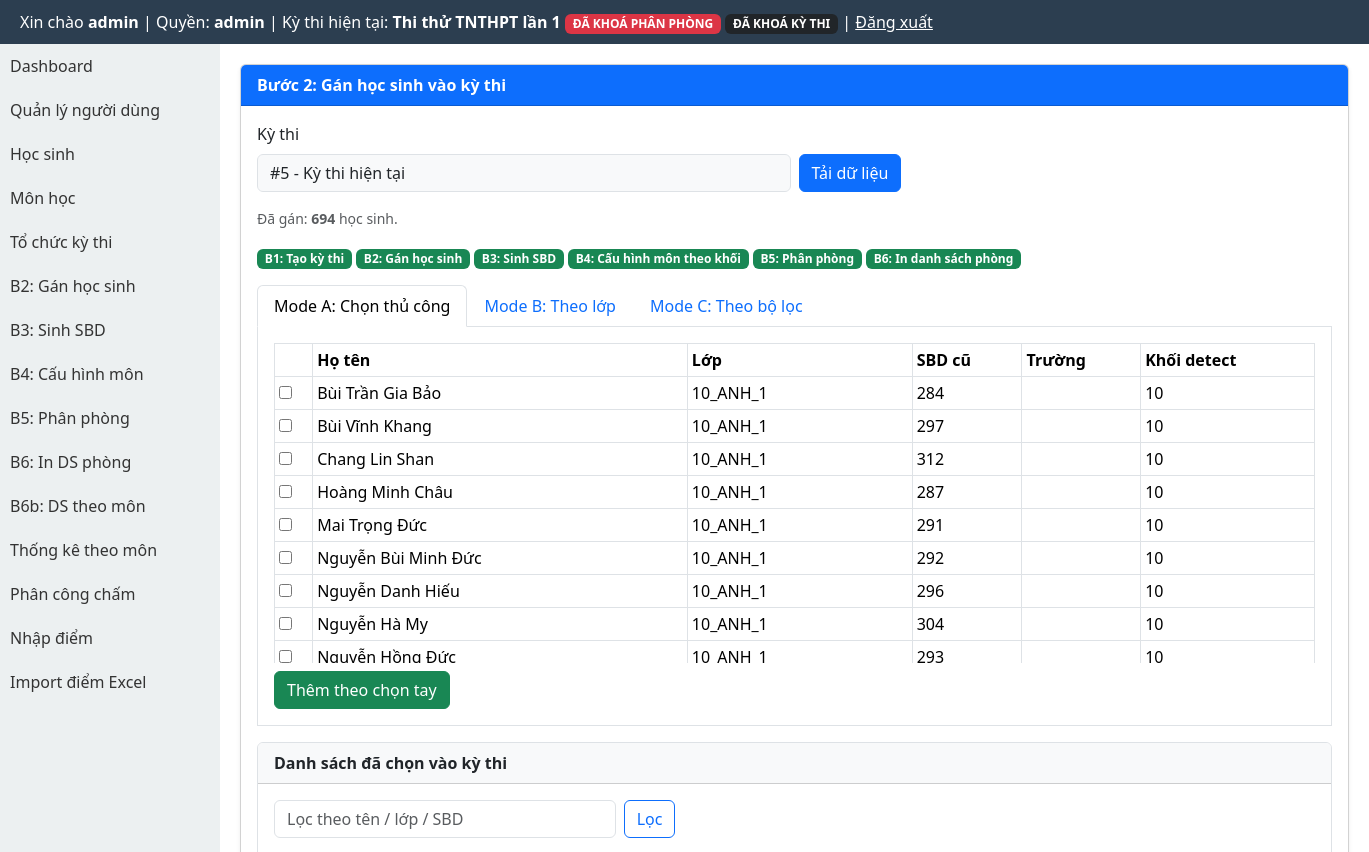
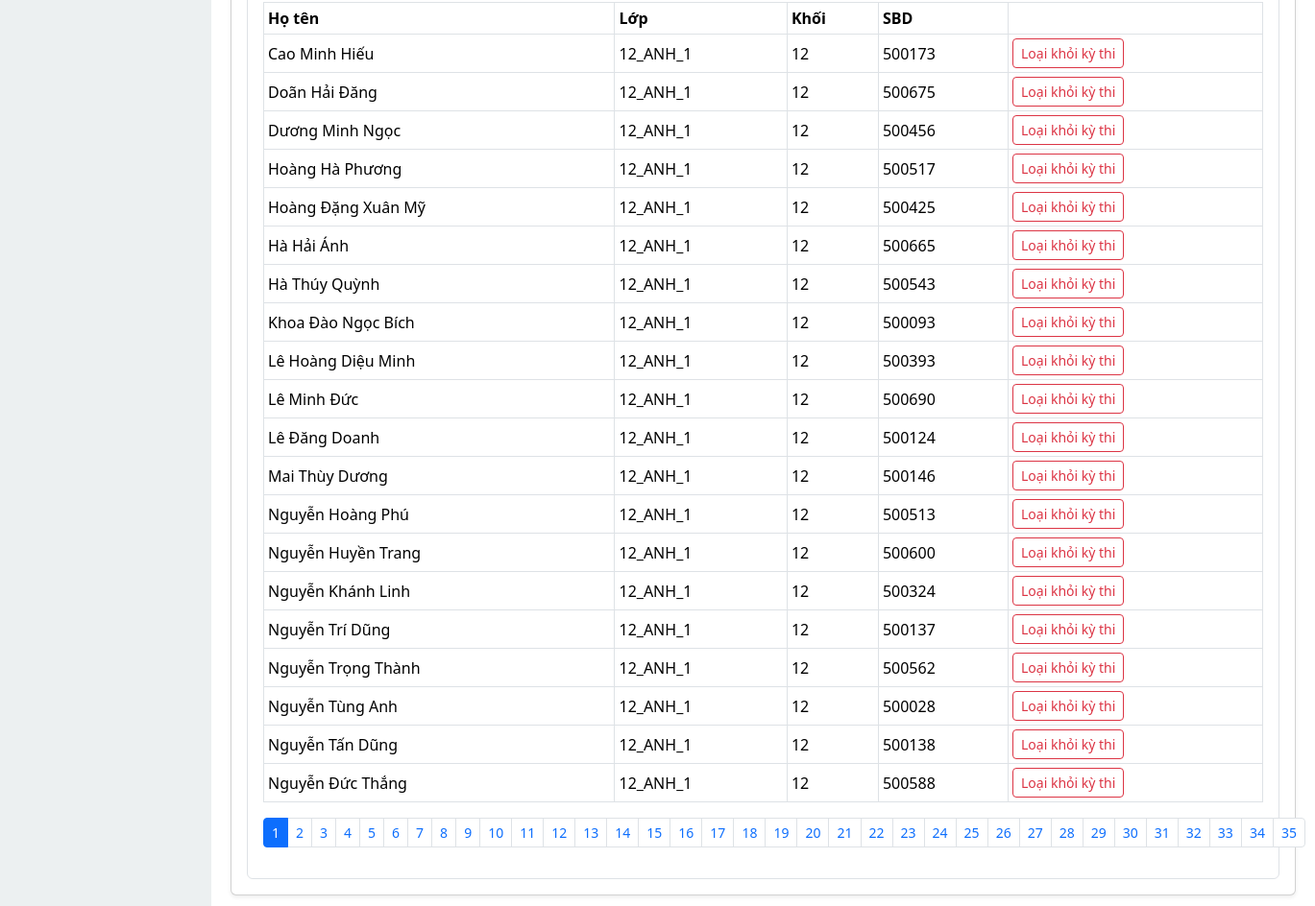
Page /modules/exams/assign_students.php (signed in) on the committed database (2 pictures, top to bottom).
### tables this page shows
CREATE TABLE exams (
  id INTEGER PRIMARY KEY AUTOINCREMENT,
  ten_ky_thi TEXT,
  nam INTEGER,
  ngay_thi TEXT
, distribution_locked INTEGER DEFAULT 0, rooms_locked INTEGER DEFAULT 0, exam_locked INTEGER DEFAULT 0, deleted_at TEXT, is_default INTEGER DEFAULT 0, exam_mode INTEGER DEFAULT 1);

CREATE TABLE students (
  id INTEGER PRIMARY KEY AUTOINCREMENT,
  sbd TEXT UNIQUE,
  hoten TEXT,
  ngaysinh TEXT,
  lop TEXT,
  truong TEXT
);

### layout/header.php (called while the page is built, shortened)
<?php
require_once BASE_PATH . '/templates/header.php';

### core/auth.php (called while the page is built, shortened)
<?php
function normalize_role(?string $role): string {
    $normalized = strtolower(trim((string) $role));
    return match ($normalized) {
        'score_entry', 'score-input', 'score_input', 'nhapdiem', 'nhap_diem' => 'scorer',
        'exam_manager', 'quanlythi', 'exam-manager' => 'organizer',
        default => $normalized,
    };
}
function current_user_role(): string {
    $sessionRole = $_SESSION['role'] ?? null;
    if (is_string($sessionRole) && trim($sessionRole) !== '') {
        return normalize_role($sessionRole);
    }
    $userRole = $_SESSION['user']['role'] ?? null;
    return normalize_role(is_string($userRole) ? $userRole : '');
}

### modules/exams/exam_context_helper.php (called while the page is built, shortened)
<?php
function ensureExamLockColumns(PDO $pdo): void
{
    $cols = array_column($pdo->query('PRAGMA table_info(exams)')->fetchAll(PDO::FETCH_ASSOC), 'name');
}
function getCurrentExam(): ?array
{
    global $pdo;
    $cols = array_column($pdo->query('PRAGMA table_info(exams)')->fetchAll(PDO::FETCH_ASSOC), 'name');
    $hasDeletedAt = in_array('deleted_at', $cols, true);
    $activeWhere = $hasDeletedAt ? '(deleted_at IS NULL OR trim(deleted_at) = "")' : '1=1';
    $defaultStmt = $pdo->query('SELECT * FROM exams WHERE ' . $activeWhere . ' AND is_default = 1 ORDER BY id DESC LIMIT 1');
    $defaultExam = $defaultStmt ? $defaultStmt->fetch(PDO::FETCH_ASSOC) : false;
    if (is_array($defaultExam)) {
        return $defaultExam;
    }
}
function getCurrentExamId(): int
{
    $exam = getCurrentExam();
    return (int) ($exam['id'] ?? 0);
}
function getCurrentExamInfo(): ?array
{
    $exam = getCurrentExam();
    global $pdo;
    ensureExamLockColumns($pdo);
    return [
        'id' => (int) ($exam['id'] ?? 0),
        'ten_ky_thi' => (string) ($exam['ten_ky_thi'] ?? ''),
        'distribution_locked' => (int) ($exam['distribution_locked'] ?? 0),
        'rooms_locked' => (int) ($exam['rooms_locked'] ?? 0),
        'exam_locked' => (int) ($exam['exam_locked'] ?? 0),
    ];
}

### modules/exams/_common.php (called while the page is built, shortened)
<?php
require_once BASE_PATH . '/core/auth.php';
require_once BASE_PATH . '/core/db.php';
require_once BASE_PATH . '/modules/exams/exam_context_helper.php';
function exams_resolve_current_exam_from_request(): int
{
    return getCurrentExamId();
}
function detectGradeFromClassName(string $className): ?string
{
    if (preg_match('/(\d+)/', $className, $matches) === 1) {
        return $matches[1];
    }
    return null;
}
function exams_wizard_steps(PDO $pdo, int $examId): array
{
    $countStudents = (int) $pdo->query('SELECT COUNT(*) FROM exam_students WHERE exam_id = ' . $examId . ' AND subject_id IS NULL')->fetchColumn();
    $countSbd = (int) $pdo->query('SELECT COUNT(*) FROM exam_students WHERE exam_id = ' . $examId . ' AND subject_id IS NULL AND sbd IS NOT NULL AND sbd <> ""')->fetchColumn();
    $countConfigs = (int) $pdo->query('SELECT COUNT(*) FROM exam_subject_config WHERE exam_id = ' . $examId)->fetchColumn();
    $countRooms = (int) $pdo->query('SELECT COUNT(*) FROM rooms WHERE exam_id = ' . $examId)->fetchColumn();
    return [
        1 => ['label' => 'Tạo kỳ thi', 'done' => true, 'url' => '/index.php'],
        2 => ['label' => 'Gán học sinh', 'done' => $countStudents > 0],
        3 => ['label' => 'Sinh SBD', 'done' => $countStudents > 0 && $countSbd === $countStudents],
        4 => ['label' => 'Cấu hình môn theo khối', 'done' => $countConfigs > 0],
        5 => ['label' => 'Phân phòng', 'done' => $countRooms > 0],
        6 => ['label' => 'In danh sách phòng', 'done' => $countRooms > 0],
    ];
}

### modules/exams/assign_students.php (the view, shortened to what this page needs)
<?php
require_once BASE_PATH . '/modules/exams/_common.php';
$examId = exams_resolve_current_exam_from_request();
$fixedExamContext = getCurrentExamId() > 0;
$activeTab = (string) ($_GET['tab'] ?? $_POST['tab'] ?? 'manual');
$searchAssigned = trim((string) ($_GET['q_assigned'] ?? ''));
$page = max(1, (int) ($_GET['page'] ?? 1));
$perPage = 20;
$students = [];
if ($examId > 0) {
    $stmt = $pdo->query('SELECT id, sbd, hoten, lop, truong FROM students ORDER BY lop, hoten LIMIT 500');
    $students = $stmt->fetchAll(PDO::FETCH_ASSOC);
}
$assignedCount = 0;
$selectedRows = [];
$totalSelected = 0;
if ($examId > 0) {
    $assignedCount = (int) $pdo->query('SELECT COUNT(*) FROM exam_students WHERE exam_id = ' . $examId . ' AND subject_id IS NULL')->fetchColumn();
    $where = ' WHERE es.exam_id = :exam_id AND es.subject_id IS NULL';
    $params = [':exam_id' => $examId];
    $countStmt = $pdo->prepare('SELECT COUNT(*) FROM exam_students es INNER JOIN students s ON s.id = es.student_id' . $where);
    $countStmt->execute($params);
    $totalSelected = (int) $countStmt->fetchColumn();
    $offset = ($page - 1) * $perPage;
    $listStmt = $pdo->prepare('SELECT es.student_id, es.khoi, es.lop, es.sbd, s.hoten
        FROM exam_students es
        INNER JOIN students s ON s.id = es.student_id' . $where . '
        ORDER BY es.lop, s.hoten
        LIMIT :limit OFFSET :offset');
    foreach ($params as $k => $v) {
        $listStmt->bindValue($k, $v);
    }
    $listStmt->bindValue(':limit', $perPage, PDO::PARAM_INT);
    $listStmt->bindValue(':offset', $offset, PDO::PARAM_INT);
    $listStmt->execute();
    $selectedRows = $listStmt->fetchAll(PDO::FETCH_ASSOC);
}
$totalPages = max(1, (int) ceil($totalSelected / $perPage));
$wizard = $examId > 0 ? exams_wizard_steps($pdo, $examId) : [];
require_once BASE_PATH . '/layout/header.php';
?>
<link href="https://cdn.jsdelivr.net/npm/bootstrap@5.3.3/dist/css/bootstrap.min.css" rel="stylesheet">
<div style="display:flex;min-height:calc(100vh - 44px);">
    <?php require_once BASE_PATH . '/layout/sidebar.php'; ?>
    <div style="flex:1;padding:20px;min-width:0;">
        <div class="card shadow-sm">
            <div class="card-header bg-primary text-white"><strong>Bước 2: Gán học sinh vào kỳ thi</strong></div>
            <div class="card-body">
                <form method="get" class="row g-2 mb-3">
                    <div class="col-md-6">
                        <label class="form-label">Kỳ thi</label>
                        <?php if ($fixedExamContext): ?><div class="form-control bg-light">#<?= $examId ?> - Kỳ thi hiện tại</div><?php endif; ?>
                    </div>
                    <div class="col-md-3 align-self-end"><button class="btn btn-primary" type="submit">Tải dữ liệu</button></div>
                </form>
                <?php if ($examId > 0): ?>
                    <div class="mb-3 small text-muted">Đã gán: <strong><?= $assignedCount ?></strong> học sinh.</div>
                    <div class="mb-3"><?php foreach ($wizard as $index => $step): ?><span class="badge <?= $step['done'] ? 'bg-success' : 'bg-secondary' ?> me-1">B<?= $index ?>: <?= htmlspecialchars($step['label'], ENT_QUOTES, 'UTF-8') ?></span><?php endforeach; ?></div>
                    <ul class="nav nav-tabs" role="tablist">
                        <li class="nav-item"><button class="nav-link <?= $activeTab === 'manual' ? 'active' : '' ?>" data-bs-toggle="tab" data-bs-target="#tab-manual" type="button">Mode A: Chọn thủ công</button></li>
                        <li class="nav-item"><button class="nav-link <?= $activeTab === 'class' ? 'active' : '' ?>" data-bs-toggle="tab" data-bs-target="#tab-class" type="button">Mode B: Theo lớp</button></li>
                        <li class="nav-item"><button class="nav-link <?= $activeTab === 'filter' ? 'active' : '' ?>" data-bs-toggle="tab" data-bs-target="#tab-filter" type="button">Mode C: Theo bộ lọc</button></li>
                    </ul>
                    <div class="tab-content border border-top-0 p-3 mb-3">
                        <div class="tab-pane fade <?= $activeTab === 'manual' ? 'show active' : '' ?>" id="tab-manual">
                            <form method="post">
                                <div class="table-responsive" style="max-height:320px;overflow:auto;">
                                    <table class="table table-sm table-bordered">
                                        <thead><tr><th></th><th>Họ tên</th><th>Lớp</th><th>SBD cũ</th><th>Trường</th><th>Khối detect</th></tr></thead>
                                        <tbody>
                                        <?php foreach ($students as $s): ?>
                                            <?php $khoi = detectGradeFromClassName((string) ($s['lop'] ?? '')) ?? 'N/A'; ?>
                                            <tr>
                                                <td><input type="checkbox" name="student_ids[]" value="<?= (int) $s['id'] ?>"></td>
                                                <td><?= htmlspecialchars((string) $s['hoten'], ENT_QUOTES, 'UTF-8') ?></td>
                                                <td><?= htmlspecialchars((string) $s['lop'], ENT_QUOTES, 'UTF-8') ?></td>
                                                <td><?= htmlspecialchars((string) $s['sbd'], ENT_QUOTES, 'UTF-8') ?></td>
                                                <td><?= htmlspecialchars((string) $s['truong'], ENT_QUOTES, 'UTF-8') ?></td>
                                                <td><?= htmlspecialchars($khoi, ENT_QUOTES, 'UTF-8') ?></td>
                                            </tr>
                                        <?php endforeach; ?>
                                        </tbody>
                                    </table>
                                </div>
                                <button class="btn btn-success mt-2" type="submit">Thêm theo chọn tay</button>
                            </form>
                        </div>
                    </div>
                    <div class="card border">
                        <div class="card-header bg-light"><strong>Danh sách đã chọn vào kỳ thi</strong></div>
                        <div class="card-body">
                            <form method="get" class="row g-2 mb-3">
                                <div class="col-md-4"><input class="form-control" name="q_assigned" value="<?= htmlspecialchars($searchAssigned, ENT_QUOTES, 'UTF-8') ?>" placeholder="Lọc theo tên / lớp / SBD"></div>
                                <div class="col-md-2"><button class="btn btn-outline-primary" type="submit">Lọc</button></div>
                            </form>
                            <div class="table-responsive">
                                <table class="table table-sm table-bordered align-middle">
                                    <thead><tr><th>Họ tên</th><th>Lớp</th><th>Khối</th><th>SBD</th><th></th></tr></thead>
                                    <tbody>
                                    <?php if (empty($selectedRows)): ?>
                                        <tr><td colspan="5" class="text-center">Chưa có học sinh được gắn.</td></tr>
                                    <?php else: foreach ($selectedRows as $r): ?>
                                        <tr>
                                            <td><?= htmlspecialchars((string) ($r['hoten'] ?? ''), ENT_QUOTES, 'UTF-8') ?></td>
                                            <td><?= htmlspecialchars((string) ($r['lop'] ?? ''), ENT_QUOTES, 'UTF-8') ?></td>
                                            <td><?= htmlspecialchars((string) ($r['khoi'] ?? ''), ENT_QUOTES, 'UTF-8') ?></td>
                                            <td><?= htmlspecialchars((string) ($r['sbd'] ?? ''), ENT_QUOTES, 'UTF-8') ?></td>
                                            <td>
                                                <form method="post" onsubmit="return confirm('Loại học sinh này khỏi kỳ thi?')">
                                                    <button class="btn btn-sm btn-outline-danger">Loại khỏi kỳ thi</button>
                                                </form>
                                            </td>
                                        </tr>
                                    <?php endforeach; endif; ?>
                                    </tbody>
                                </table>
                            </div>
                            <?php if ($totalPages > 1): ?>
                                <nav>
                                    <ul class="pagination pagination-sm">
                                        <?php for ($i = 1; $i <= $totalPages; $i++): ?>
                                            <li class="page-item <?= $i === $page ? 'active' : '' ?>">
                                                <a class="page-link" href="?<?= http_build_query(['exam_id' => $examId, 'page' => $i, 'q_assigned' => $searchAssigned, 'tab' => 'selected']) ?>"><?= $i ?></a>
                                            </li>
                                        <?php endfor; ?>
                                    </ul>
                                </nav>
                            <?php endif; ?>
                        </div>
                    </div>
                <?php endif; ?>
            </div>
        </div>
    </div>
</div>
<?php require_once BASE_PATH . '/layout/footer.php'; ?>

### templates/header.php (shortened to what this page needs)
<?php
require_once BASE_PATH . '/core/auth.php';
$currentExamInfo = null;
$role = function_exists('current_user_role') ? current_user_role() : strtolower(trim((string) ($_SESSION['role'] ?? $_SESSION['user']['role'] ?? '')));
if (in_array($role, ['admin', 'organizer'], true)) {
    require_once BASE_PATH . '/core/db.php';
    require_once BASE_PATH . '/modules/exams/exam_context_helper.php';
    $currentExamInfo = getCurrentExamInfo();
}
$role = $role ?? (function_exists('current_user_role') ? current_user_role() : '');
$currentExamInfo = $currentExamInfo ?? null;
?>
<!DOCTYPE html>
<html lang="vi">
<head>
</head>
<body>
<div class="header">
    Xin chào <b><?= $_SESSION['user']['username'] ?></b>
    | Quyền: <b><?= htmlspecialchars((string) $role, ENT_QUOTES, 'UTF-8') ?></b>
    <?php if ($currentExamInfo !== null): ?>
        | Kỳ thi hiện tại: <b><?= htmlspecialchars((string) $currentExamInfo['ten_ky_thi'], ENT_QUOTES, 'UTF-8') ?></b>
        <?php if (($currentExamInfo['distribution_locked'] ?? 0) === 1 || ($currentExamInfo['rooms_locked'] ?? 0) === 1): ?>
            <span class="badge bg-danger">ĐÃ KHOÁ PHÂN PHÒNG</span>
        <?php endif; ?>
        <?php if (($currentExamInfo['exam_locked'] ?? 0) === 1): ?>
            <span class="badge bg-dark">ĐÃ KHOÁ KỲ THI</span>
        <?php endif; ?>
    <?php endif; ?>
    | <a href="<?= BASE_URL ?>/logout.php" style="color:#fff">Đăng xuất</a>
</div>

### rows in the picture
exams: ten_ky_thi "Thi thử TNTHPT lần 1", id "5"
students: hoten "Bùi Trần Gia Bảo", lop "10_ANH_1", sbd "284", lop "10"
students: hoten "Bùi Vĩnh Khang", lop "10_ANH_1", sbd "297", lop "10"
students: hoten "Chang Lin Shan", lop "10_ANH_1", sbd "312", lop "10"
students: hoten "Hoàng Minh Châu", lop "10_ANH_1", sbd "287", lop "10"
students: hoten "Mai Trọng Đức", lop "10_ANH_1", sbd "291", lop "10"
students: hoten "Nguyễn Bùi Minh Đức", lop "10_ANH_1", sbd "292", lop "10"
students: hoten "Nguyễn Danh Hiếu", lop "10_ANH_1", sbd "296", lop "10"
students: hoten "Nguyễn Hà My", lop "10_ANH_1", sbd "304", lop "10"
students: hoten "Nguyễn Hồng Đức", lop "10_ANH_1", sbd "293", lop "10"

### other values in the picture
$_SESSION['user']['username'] "admin"
$role "admin"
$assignedCount "694"
$index "1"
$step['label'] "Tạo kỳ thi"
$index "2"
$step['label'] "Gán học sinh"
$index "3"
$step['label'] "Sinh SBD"
$index "4"
$step['label'] "Cấu hình môn theo khối"
$index "5"
$step['label'] "Phân phòng"
$index "6"
$step['label'] "In danh sách phòng"
